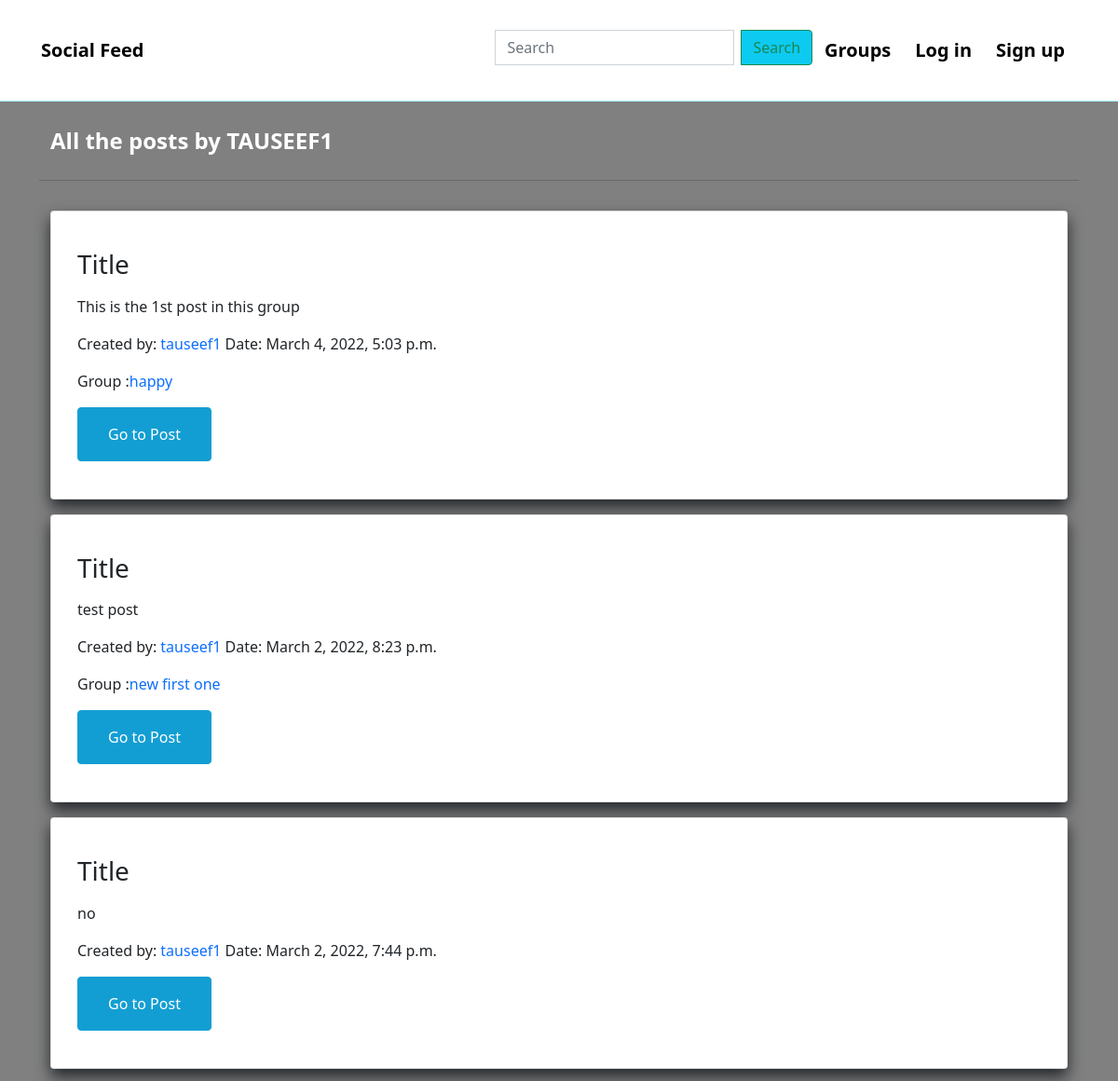
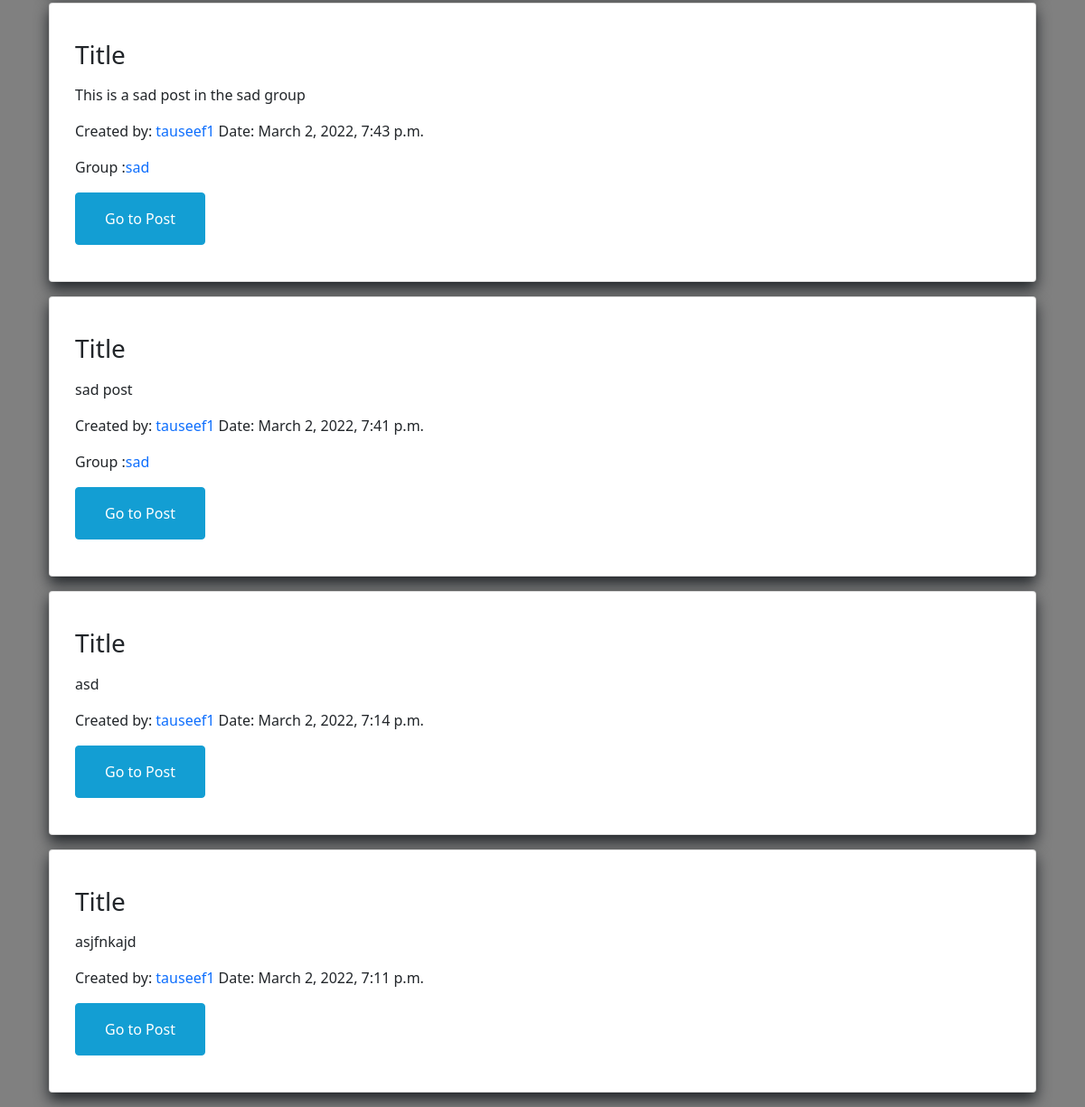
The page /posts/by/tauseef1/ on the database its author committed (2 pictures, top to bottom).
### post/models.py (models this page shows, shortened)
class Post(models.Model):
    user = models.ForeignKey(User,related_name = "posts",on_delete=models.CASCADE)
    created_at = models.DateTimeField(auto_now=True)
    message = models.TextField()
    message_html = models.TextField(editable = False)
    group = models.ForeignKey(Group,related_name="posts",null=True,blank = True,on_delete=models.CASCADE)
    title = models.TextField(max_length=256,default="Title")
    class Meta:
        ordering = ["-created_at"]
        unique_together=["user","message"]

### group/models.py (models this page shows, shortened)
class Group(models.Model):
    name = models.CharField(max_length = 255,unique = True)
    slug = models.SlugField(allow_unicode=True,unique=True)
    description = models.TextField(blank=True, default='')
    description_html = models.TextField(editable=False,default='',blank=True)
    members = models.ManyToManyField(User,through="GroupMember")
    class Meta:
        ordering=["name"]

### post/views.py (the view)
# urls.py: path("by/<str:username>/",views.UserPosts.as_view(),name="for_user"),
class UserPosts(generic.ListView):
    model = models.Post
    template_name = "post/user_post_list.html"
    def get_queryset(self):
        try:
            self.post_user = User.objects.prefetch_related("posts").get(
            username__iexact=self.kwargs.get("username")
            )
        except User.DoesNotExist:
            raise Http404
        else:
            return self.post_user.posts.all()
    def get_context_data(self,**kwargs):
        context = super().get_context_data(**kwargs)
        context["post_user"]=self.post_user
        return context

### post/templates/post/user_post_list.html
{% extends "post/post_base.html" %}
{% block prepost %}
  <p style="text-align:left; font-weight:bolder; margin-top:1em;margin-bottom:1em; color:white;font-size:x-large">All the posts by {{post_user.username|upper}}</p>
  <hr>
{% endblock %}
{% block post_content %}
<div class="container" style = "margin-top:1em;">
  {% for post in post_list %}
    {% include "post/_individual_post.html" %}
  {% endfor %}
</div>
{%endblock%}

### post/templates/post/post_base.html (shortened to what this page needs)
{% extends "base.html" %}
{% block content %}
<div class="posts-page">
  <div class="container">
    <div class="row">
      {% block prepost%}{% endblock %}
			{% block post_content %}{% endblock %}
    </div>
  </div>
</div>
{% endblock %}

### templates/base.html (shortened to what this page needs)
<!DOCTYPE html>
{% load static %}
<html lang="en" dir="ltr">
  <head>
    <link href="https://cdn.jsdelivr.net/npm/bootstrap@5.0.2/dist/css/bootstrap.min.css" rel="stylesheet">
    <link rel="stylesheet" href="{% static 'css/group_feed/css/top_navigation_bar.css' %}">
    <link rel="stylesheet" href="{% static 'post/css/individual_post.css' %}">
    <link rel="stylesheet" href="{% static 'css/group/group_detail.css' %}">
  </head>
  <body style="background-color:grey;">
    <nav class="navbar navbar-expand-md navbar-light" role="navigation" id="navbar" style="background-color:white;">
    			<div class="container">
            <a class="navbar-brand top_nav_item" href="{% url 'home' %}">Social Feed</a>
            <div class=" collapse navbar-collapse" id = "top_navbar">
    					<ul class="navbar-nav ms-auto">
                <li class = "nav-item">
                  <form class="form-inline input-group my-2 my-lg-0" action="{% url 'group:search' %}" method="POST">
                    <input id = "input_search" class="form-control me-sm-2" type="search" placeholder="Search" aria-label="Search" name = "searched">
                    <button id = "button-addon2" class = "btn btn-outline-success btn-info my-2 my-sm-0" type="submit">Search</button>
                  </form>
                </li>
    						{% if user.is_authenticated %}
                    <li class="nav-item"><a href="{% url 'post:for_user' username=user.username%}" class="btn btn-simple top_nav_item" >Post</a></li>
                    <li class="nav-item"><a href="{% url 'post:create' %}" class="btn btn-simple top_nav_item">Create Post</a></li>
                    <li class="nav-item"><a href="{% url 'group:all' %}" class="btn btn-simple top_nav_item">Groups</a></li>
                    <li class="nav-item"><a href="{% url 'group:create' %}" class="btn btn-simple top_nav_item">Create Group</a></li>
                    <li class="nav-item"><a href="{% url 'accounts:logout' %}" class="btn btn-simple top_nav_item">Log out</a></li>
    						{% else %}
    						     <li class="nav-item"><a href="{% url 'group:all' %}"class="btn btn-simple top_nav_item">Groups</a></li>
    						     <li class="nav-item"><a href="{% url 'accounts:login' %}" class="btn btn-simple top_nav_item">Log in</a></li>
    						     <li class="nav-item"><a href="{% url 'accounts:signup' %}" class="btn btn-simple top_nav_item">Sign up</a></li>
    						{% endif %}
    					</ul>
            </div>
    			</div>
    		</nav>
        <div class="container mycontent">
          {% block content %}
          {% endblock %}
        </div>
  </body>
</html>

### post/templates/post/_individual_post.html (shortened to what this page needs)
<div class="card" style="margin-bottom:1em;padding:1.5em; box-shadow:0em .5em 1em;width:100%">
  <div class="row">
    <div class="card-body">
      <h3 class = "card-title">{{ post.title }}</h3>
      <p class= "card-text">{{ post.message_html|safe|truncatewords_html:15 }}</p>
      <p>Created by: <a href="{% url 'post:for_user' username=post.user.username%}" style="text-decoration:none;"> {{post.user.username}}</a>
         Date: <time> {{post.created_at}} </time></p>
      {% if post.group and not hide_group %}
        <p>Group :<a href="{% url 'group:single' slug=post.group.slug%}"style="text-decoration:none;">{{ post.group.name }}</a></p>
      {% endif %}
      <div class="media-footer">
        <a href="{% url 'post:single' username=post.user.username pk=post.pk %}" class = "btn btn-primary" style = "float:left;padding-right:2em;padding-left:2em;padding-top:1em;padding-bottom:1em;text-align:center;"> Go to Post</a>
      </div>
    </div>
  </div>
</div>

### static/css/group_feed/css/top_navigation_bar.css (style rules this page uses)
.navbar { background-color :white; padding: 2em; border-bottom: 1px solid #9EF4F9!important; }
.top_nav_item { font-weight: bolder!important; color:black!important; font-size: 20px!important; }

### post/static/post/css/individual_post.css (style rules this page uses)
.btn-primary { background-color: #139ed3 !important; border-color: #139ed3 !important; }

### rows shown on the page
Post: title "Title", message_html "This is the 1st post in this group", user.username "tauseef1", created_at "March 4, 2022, 5:03 p.m.", group.name "happy"
Post: title "Title", message_html "test post", user.username "tauseef1", created_at "March 2, 2022, 8:23 p.m.", group.name "new first one"
Post: title "Title", message_html "no", user.username "tauseef1", created_at "March 2, 2022, 7:44 p.m."
Post: title "Title", message_html "This is a sad post in the sad group", user.username "tauseef1", created_at "March 2, 2022, 7:43 p.m.", group.name "sad"
Post: title "Title", message_html "sad post", user.username "tauseef1", created_at "March 2, 2022, 7:41 p.m.", group.name "sad"
Post: title "Title", message_html "asd", user.username "tauseef1", created_at "March 2, 2022, 7:14 p.m."
Post: title "Title", message_html "asjfnkajd", user.username "tauseef1", created_at "March 2, 2022, 7:11 p.m."

### other values the page prints
{{ post_user.username|upper }} "TAUSEEF1"
